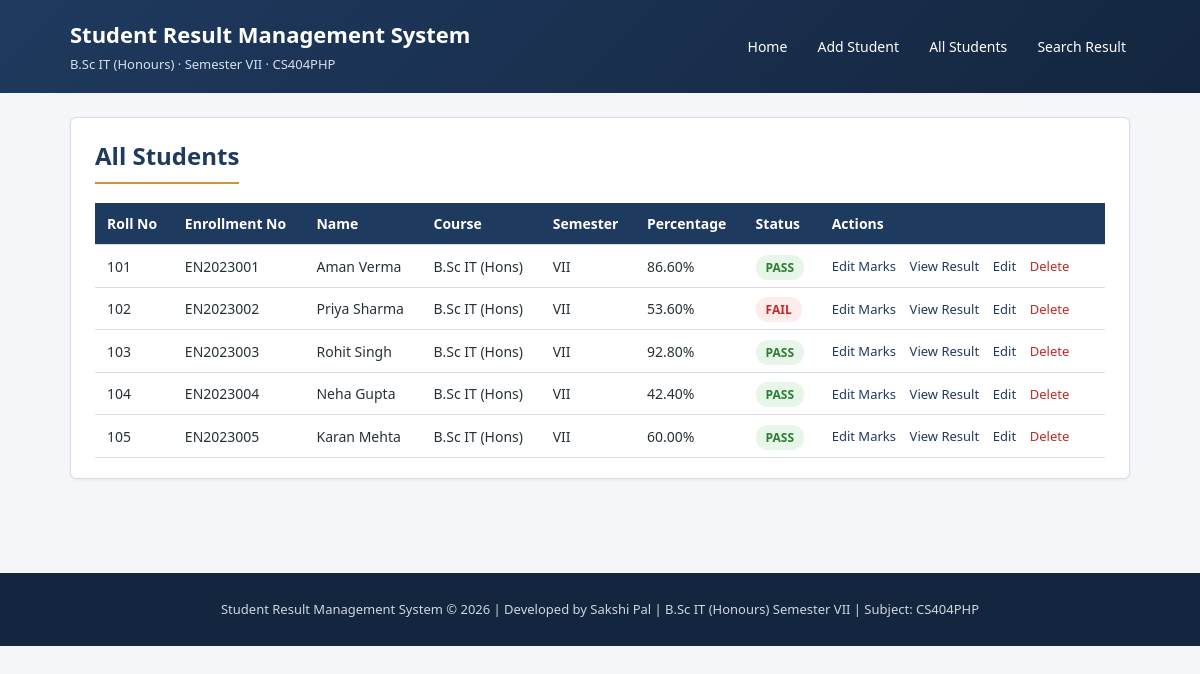
Page /students.php on the committed database.
### tables this page shows
CREATE TABLE IF NOT EXISTS marks (
    id INT AUTO_INCREMENT PRIMARY KEY,
    student_id INT NOT NULL UNIQUE,
    subject1 INT NOT NULL,
    subject2 INT NOT NULL,
    subject3 INT NOT NULL,
    subject4 INT NOT NULL,
    subject5 INT NOT NULL,
    total INT NOT NULL,
    percentage DECIMAL(5,2) NOT NULL,
    grade VARCHAR(5) NOT NULL,
    result_status VARCHAR(10) NOT NULL,
    CONSTRAINT fk_marks_student
        FOREIGN KEY (student_id) REFERENCES students(id)
        ON DELETE CASCADE
);

CREATE TABLE IF NOT EXISTS students (
    id INT AUTO_INCREMENT PRIMARY KEY,
    roll_no VARCHAR(20) NOT NULL UNIQUE,
    enrollment_no VARCHAR(30) NOT NULL,
    name VARCHAR(100) NOT NULL,
    course VARCHAR(100) NOT NULL,
    semester VARCHAR(20) NOT NULL,
    email VARCHAR(100) DEFAULT NULL,
    created_at TIMESTAMP DEFAULT CURRENT_TIMESTAMP
);

### functions.php (called while the page is built, shortened)
<?php
function clean($value)
{
    return htmlspecialchars(trim($value), ENT_QUOTES, 'UTF-8');
}

### students.php (the view)
<?php
require 'db.php';
require 'includes/functions.php';
$query = "SELECT s.id, s.roll_no, s.enrollment_no, s.name, s.course, s.semester,
                  m.id AS mark_id, m.percentage, m.grade, m.result_status
           FROM students s
           LEFT JOIN marks m ON m.student_id = s.id
           ORDER BY s.id ASC";
$result = mysqli_query($conn, $query);
require 'includes/header.php';
?>
<section class="card">
    <h2>All Students</h2>
    <div class="table-wrap">
    <table class="data-table">
        <thead>
            <tr>
                <th>Roll No</th>
                <th>Enrollment No</th>
                <th>Name</th>
                <th>Course</th>
                <th>Semester</th>
                <th>Percentage</th>
                <th>Status</th>
                <th>Actions</th>
            </tr>
        </thead>
        <tbody>
        <?php if (mysqli_num_rows($result) === 0): ?>
            <tr><td colspan="8" class="text-center">No students found. <a href="add_student.php">Add one</a>.</td></tr>
        <?php else: ?>
            <?php while ($row = mysqli_fetch_assoc($result)): ?>
            <tr>
                <td><?php echo clean($row['roll_no']); ?></td>
                <td><?php echo clean($row['enrollment_no']); ?></td>
                <td><?php echo clean($row['name']); ?></td>
                <td><?php echo clean($row['course']); ?></td>
                <td><?php echo clean($row['semester']); ?></td>
                <td><?php echo $row['mark_id'] ? number_format($row['percentage'], 2) . '%' : '-'; ?></td>
                <td>
                    <?php if ($row['mark_id']): ?>
                        <span class="badge badge-<?php echo strtolower($row['result_status']); ?>"><?php echo $row['result_status']; ?></span>
                    <?php else: ?>
                        <span class="badge badge-pending">Pending</span>
                    <?php endif; ?>
                </td>
                <td class="actions">
                    <a href="enter_marks.php?id=<?php echo (int) $row['id']; ?>"><?php echo $row['mark_id'] ? 'Edit Marks' : 'Enter Marks'; ?></a>
                    <a href="result.php?id=<?php echo (int) $row['id']; ?>">View Result</a>
                    <a href="edit_student.php?id=<?php echo (int) $row['id']; ?>">Edit</a>
                    <a href="delete_student.php?id=<?php echo (int) $row['id']; ?>" class="link-danger"
                       onclick="return confirm('Delete this student and all related marks?');">Delete</a>
                </td>
            </tr>
            <?php endwhile; ?>
        <?php endif; ?>
        </tbody>
    </table>
    </div>
</section>
<?php require 'includes/footer.php'; ?>

### header.php (shortened to what this page needs)
<!DOCTYPE html>
<html lang="en">
<head>
<link rel="stylesheet" href="style.css">
</head>
<body>
<header class="site-header">
    <div class="container header-inner">
        <div class="brand">
            <h1>Student Result Management System</h1>
            <p class="subtitle">B.Sc IT (Honours) &middot; Semester VII &middot; CS404PHP</p>
        </div>
        <nav class="main-nav">
            <a href="index.php">Home</a>
            <a href="add_student.php">Add Student</a>
            <a href="students.php">All Students</a>
            <a href="search_result.php">Search Result</a>
        </nav>
    </div>
</header>
<main class="container">

### footer.php
</main>
<footer class="site-footer">
    <div class="container">
        <p>Student Result Management System &copy; <?php echo date('Y'); ?> | Developed by Sakshi Pal | B.Sc IT (Honours) Semester VII | Subject: CS404PHP</p>
    </div>
</footer>
</body>
</html>

### style.css (style rules this page uses)
:root { --primary: #1f3a5f; --primary-dark: #14263f; --accent: #c59a3b; --bg: #f4f6f9; --card-bg: #ffffff; --text: #263238; --border: #d7dde3; --success: #2e7d32; --success-bg: #e8f5e9; --error: #c62828; --error-bg: #fdecea; --pending-bg: #fff8e1; --pending: #8a6d00; }
* { box-sizing: border-box; }
body { margin: 0; font-family: 'Segoe UI', Tahoma, Geneva, Verdana, sans-serif; background: var(--bg); color: var(--text); line-height: 1.5; }
.container { max-width: 1100px; margin: 0 auto; padding: 0 20px; }
.site-header { background: linear-gradient(135deg, var(--primary), var(--primary-dark)); color: #fff; padding: 18px 0; }
.header-inner { display: flex; flex-wrap: wrap; justify-content: space-between; align-items: center; gap: 12px; }
.brand h1 { margin: 0; font-size: 22px; }
.subtitle { margin: 4px 0 0; font-size: 13px; color: #d6e0ec; }
.main-nav a { color: #fff; text-decoration: none; margin-left: 18px; font-size: 14px; padding: 6px 4px; border-bottom: 2px solid transparent; }
main.container { padding-top: 24px; padding-bottom: 40px; min-height: 60vh; }
.card { background: var(--card-bg); border: 1px solid var(--border); border-radius: 6px; padding: 20px 24px; margin-bottom: 22px; box-shadow: 0 1px 3px rgba(0, 0, 0, 0.06); }
.card h2 { margin-top: 0; color: var(--primary); border-bottom: 2px solid var(--accent); padding-bottom: 8px; display: inline-block; }
.table-wrap { overflow-x: auto; }
.data-table { width: 100%; border-collapse: collapse; font-size: 14px; }
.data-table th, .data-table td { padding: 10px 12px; border-bottom: 1px solid var(--border); text-align: left; }
.data-table thead th { background: var(--primary); color: #fff; }
.actions a { margin-right: 10px; color: var(--primary); text-decoration: none; font-size: 13px; }
.link-danger { color: var(--error) !important; }
.badge { padding: 4px 10px; border-radius: 12px; font-size: 12px; font-weight: 600; }
.badge-pass { background: var(--success-bg); color: var(--success); }
.badge-fail { background: var(--error-bg); color: var(--error); }
.site-footer { background: var(--primary-dark); color: #cfd8dc; text-align: center; padding: 14px 0; font-size: 13px; }

### rows in the picture
marks: student.roll_no "101", student.enrollment_no "EN2023001", student.name "Aman Verma", student.course "B.Sc IT (Hons)", student.semester "VII", percentage "86.60", result_status "PASS", shows "Edit Marks"
marks: student.roll_no "102", student.enrollment_no "EN2023002", student.name "Priya Sharma", student.course "B.Sc IT (Hons)", student.semester "VII", percentage "53.60", result_status "FAIL", shows "Edit Marks"
marks: student.roll_no "103", student.enrollment_no "EN2023003", student.name "Rohit Singh", student.course "B.Sc IT (Hons)", student.semester "VII", percentage "92.80", result_status "PASS", shows "Edit Marks"
marks: student.roll_no "104", student.enrollment_no "EN2023004", student.name "Neha Gupta", student.course "B.Sc IT (Hons)", student.semester "VII", percentage "42.40", result_status "PASS", shows "Edit Marks"
marks: student.roll_no "105", student.enrollment_no "EN2023005", student.name "Karan Mehta", student.course "B.Sc IT (Hons)", student.semester "VII", percentage "60.00", result_status "PASS", shows "Edit Marks"
